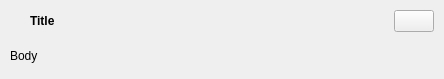
<?xml version="1.0" encoding="UTF-8"?>
<ui version="4.0">
 <class>Form</class>
 <widget class="QWidget" name="Form">
  <property name="geometry">
   <rect>
    <x>0</x>
    <y>0</y>
    <width>444</width>
    <height>79</height>
   </rect>
  </property>
  <property name="windowTitle">
   <string>Form</string>
  </property>
  <layout class="QVBoxLayout" name="verticalLayout">
   <property name="spacing">
    <number>10</number>
   </property>
   <property name="leftMargin">
    <number>10</number>
   </property>
   <property name="topMargin">
    <number>10</number>
   </property>
   <property name="rightMargin">
    <number>10</number>
   </property>
   <property name="bottomMargin">
    <number>10</number>
   </property>
   <item>
    <widget class="QWidget" name="header" native="true">
     <layout class="QHBoxLayout" name="horizontalLayout">
      <property name="spacing">
       <number>0</number>
      </property>
      <property name="leftMargin">
       <number>0</number>
      </property>
      <property name="topMargin">
       <number>0</number>
      </property>
      <property name="rightMargin">
       <number>0</number>
      </property>
      <property name="bottomMargin">
       <number>0</number>
      </property>
      <item alignment="Qt::AlignmentFlag::AlignLeft">
       <widget class="QLabel" name="iconlabel">
        <property name="minimumSize">
         <size>
          <width>20</width>
          <height>20</height>
         </size>
        </property>
        <property name="maximumSize">
         <size>
          <width>20</width>
          <height>20</height>
         </size>
        </property>
        <property name="text">
         <string/>
        </property>
        <property name="scaledContents">
         <bool>true</bool>
        </property>
       </widget>
      </item>
      <item>
       <widget class="QLabel" name="titlelabel">
        <property name="sizePolicy">
         <sizepolicy hsizetype="Expanding" vsizetype="Preferred">
          <horstretch>0</horstretch>
          <verstretch>0</verstretch>
         </sizepolicy>
        </property>
        <property name="font">
         <font>
          <bold>true</bold>
         </font>
        </property>
        <property name="text">
         <string>Title</string>
        </property>
        <property name="wordWrap">
         <bool>true</bool>
        </property>
       </widget>
      </item>
      <item alignment="Qt::AlignmentFlag::AlignRight|Qt::AlignmentFlag::AlignTop">
       <widget class="QPushButton" name="closeButton">
        <property name="cursor">
         <cursorShape>PointingHandCursor</cursorShape>
        </property>
        <property name="text">
         <string/>
        </property>
        <property name="icon">
         <iconset theme="application-exit"/>
        </property>
       </widget>
      </item>
     </layout>
    </widget>
   </item>
   <item>
    <widget class="QWidget" name="body" native="true">
     <property name="sizePolicy">
      <sizepolicy hsizetype="Preferred" vsizetype="Expanding">
       <horstretch>0</horstretch>
       <verstretch>0</verstretch>
      </sizepolicy>
     </property>
     <layout class="QVBoxLayout" name="verticalLayout_2">
      <property name="spacing">
       <number>0</number>
      </property>
      <property name="leftMargin">
       <number>0</number>
      </property>
      <property name="topMargin">
       <number>0</number>
      </property>
      <property name="rightMargin">
       <number>0</number>
      </property>
      <property name="bottomMargin">
       <number>0</number>
      </property>
      <item>
       <widget class="QLabel" name="bodyLabel">
        <property name="text">
         <string>Body</string>
        </property>
        <property name="wordWrap">
         <bool>true</bool>
        </property>
       </widget>
      </item>
     </layout>
    </widget>
   </item>
  </layout>
 </widget>
 <resources/>
 <connections/>
</ui>
